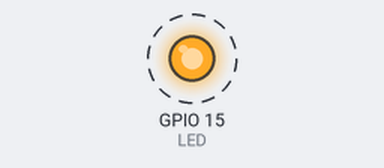
Recording of a program running on a simulated Raspberry Pi (BCM pin numbers). Parts: output pins drawn as LEDs (lit = HIGH). Dashed ring = blinking.

Above: at 0.2 s.
Timing chart, 0 to 3.0 s (numbered marks = the images above):
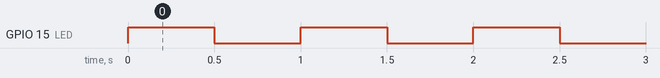

The program:

testLED.py
```python
# Adventure 5: testLED.py

# From the book: "Adventures in Minecraft"
# written by David Whale and Martin O'Hanlon, Wiley, 2014
# http://eu.wiley.com/WileyCDA/WileyTitle/productCd-111894691X.html
#
# This program tests that you can flash an LED connected to your computer.
# This works on Raspberry Pi, PC and Mac.

# Import necessary modules
import time
import RPi.GPIO as GPIO     # use this for Raspberry Pi
#import anyio.GPIO as GPIO  # use this for Arduino on PC/Mac

# This is the GPIO number that the LED is attached to
# It's not the same as the pin number on the connector though!
LED = 15

# Use Broadcom pin numbering (GPIO numbers, not connector pin numbers)
GPIO.setmode(GPIO.BCM)

# Configure the LED GPIO to be an output, so that you can
# change the voltage on it and thus turn the LED on and off
GPIO.setup(LED, GPIO.OUT)

# Define a function that flashes the LED once
# The 't' variable holds the time to flash for
def flash(t):
  # True puts 3.3 Volts on the pin connected to the LED, the LED goes on
  GPIO.output(LED, True)
  time.sleep(t)

  # False puts 0 Volts on the pin connected to the LED, the LED goes off
  GPIO.output(LED, False)
  time.sleep(t)

# Game loop
try: # Try to run this code, jump to "finally" if it fails
  while True:
    # Flash your LED 0.5 seconds ON, 0.5 seconds OFF
    flash(0.5)

finally: # always gets here if your code fails (e.g. you CTRL-C the program)
  # Always use this function, to leave the GPIO hardware in a safe state
  GPIO.cleanup()

# END
```

Measured:
- by itself, GPIO 15 (LED): alternates HIGH for 0.50 s and LOW for 0.50 s
